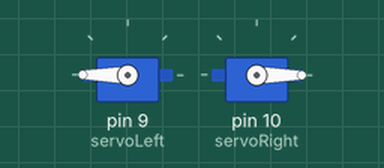
Simulated run of this sketch. Board: Arduino Uno, built with avr-gcc and run on an emulated ATmega328P. Shown: 2 × servo.

Above: at 0.05 s.
At 2.5 s:
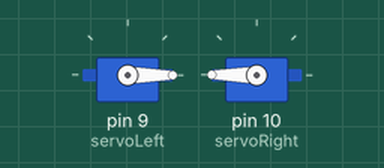
At 5.0 s:
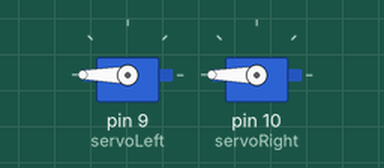
At 10.0 s:
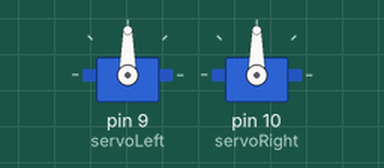
Timing chart, 0 to 13.0 s (numbered marks = the images above):
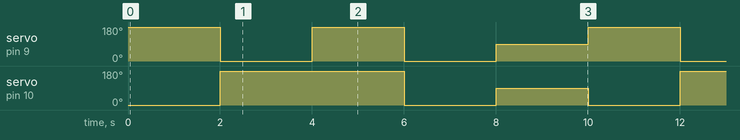

The sketch:

TeachbotServo_2MotorDemo.ino
```cpp
/* Teachbot ServoTest modified by DrSJBauman
 *  Tests servos of robot by moving them in different directions
 *  Requires Arduino IDE version 1.0 or later
 */

#include <Servo.h>
Servo servoLeft;        // Define left servo object of class Servo
Servo servoRight;       // "" right servo object ""

void setup() {
  servoLeft.attach(9);   // Set the left servo to digital pin 9
  servoRight.attach(10);  // Set the right servo to digital pin 10
}

void loop() {           // Loop through the motion tests
  forward();            //Example: move forward
  delay(2000);          //Wait 2 seconds
  reverse();
  delay(2000);
  turnRight();
  delay(2000);
  turnLeft();
  delay(2000);
  stopRobot();
  delay(2000);
}

// Motion routines for forward, reverse, turns, and stop
void forward() {
  servoLeft.write(180);
  servoRight.write(0);
}

void reverse() {
  servoLeft.write(0);
  servoRight.write(180);
}

void turnRight() {
  servoLeft.write(180);
  servoRight.write(180);
}

void turnLeft() {
  servoLeft.write(0);
  servoRight.write(0);
}

void stopRobot() {
  servoLeft.write(90);
  servoRight.write(90);
}
```

Measured:
- by itself, servo on pin 9 (servoLeft): repeats every 10.0 s: 180° 2.0 s, 0° 2.0 s, 90° 2.0 s, 180° 2.0 s, 0° 2.0 s
- by itself, servo on pin 10 (servoRight): repeats every 10.0 s: 0° 2.0 s, 90° 2.0 s, 0° 2.0 s, 180° 4.0 s
